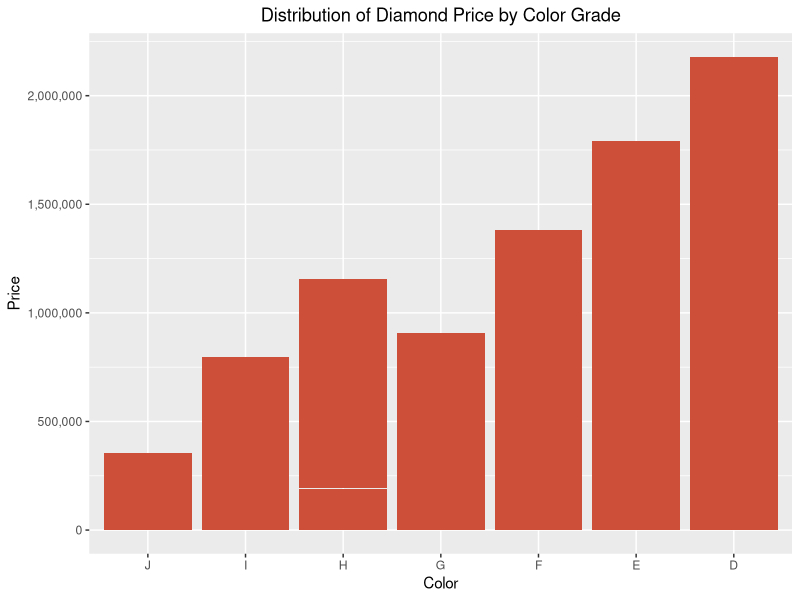
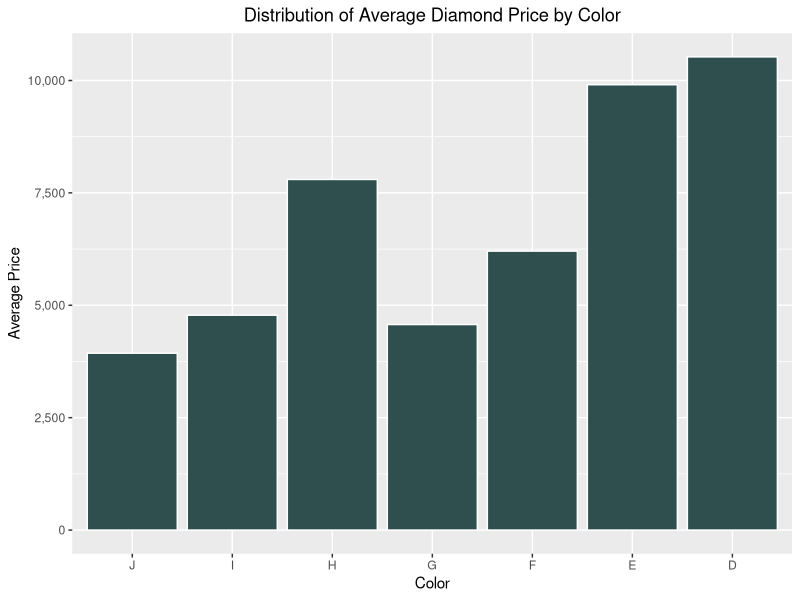
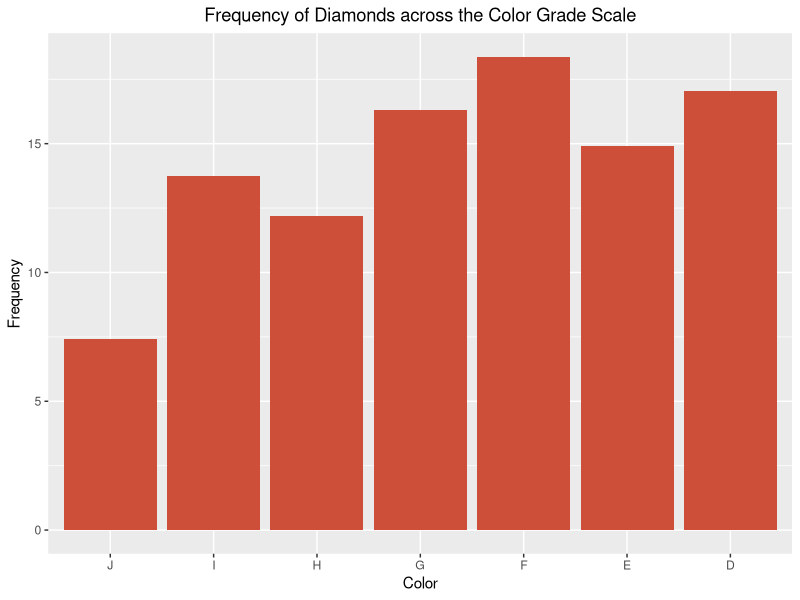
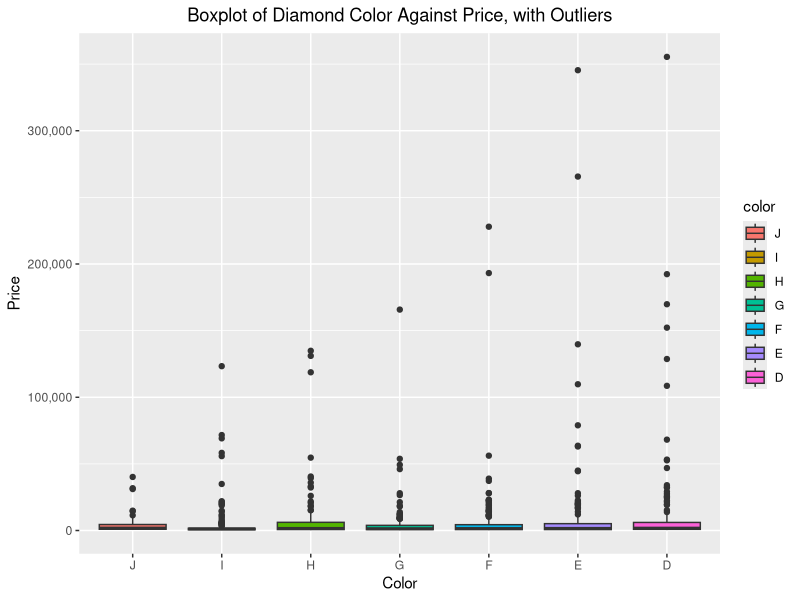
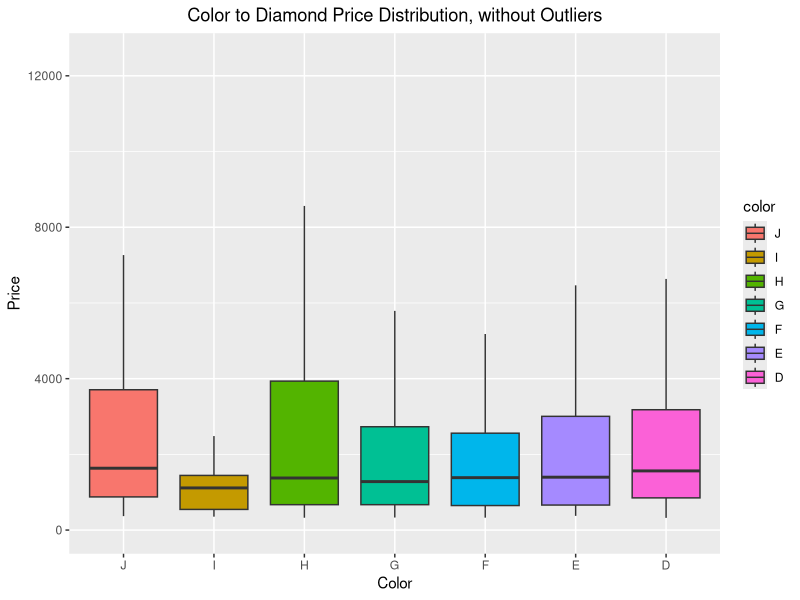
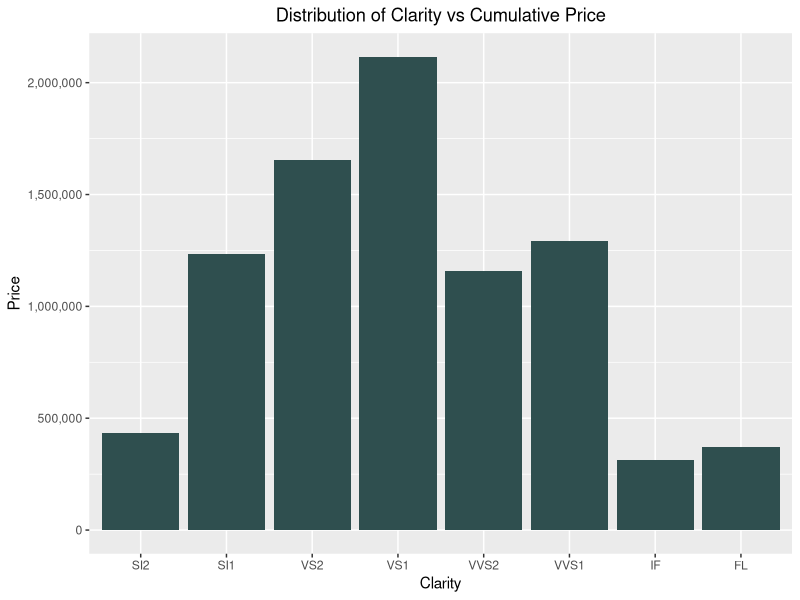
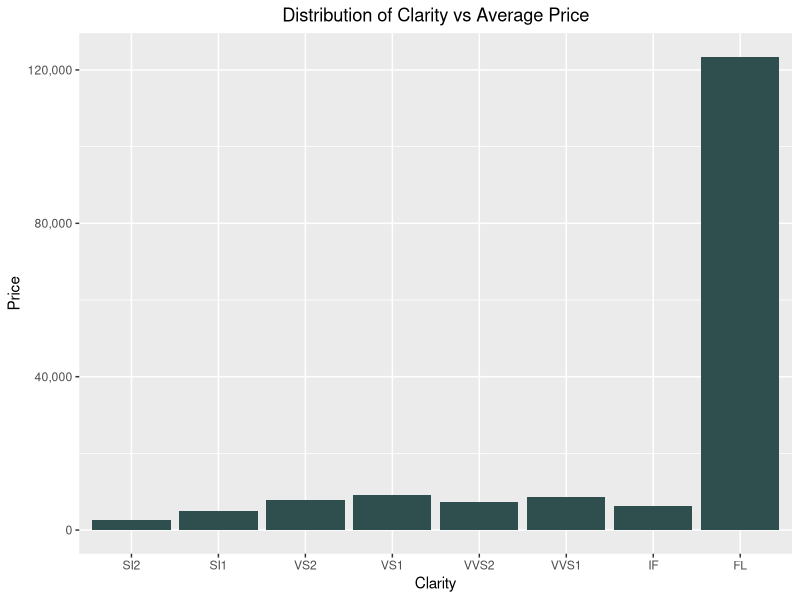
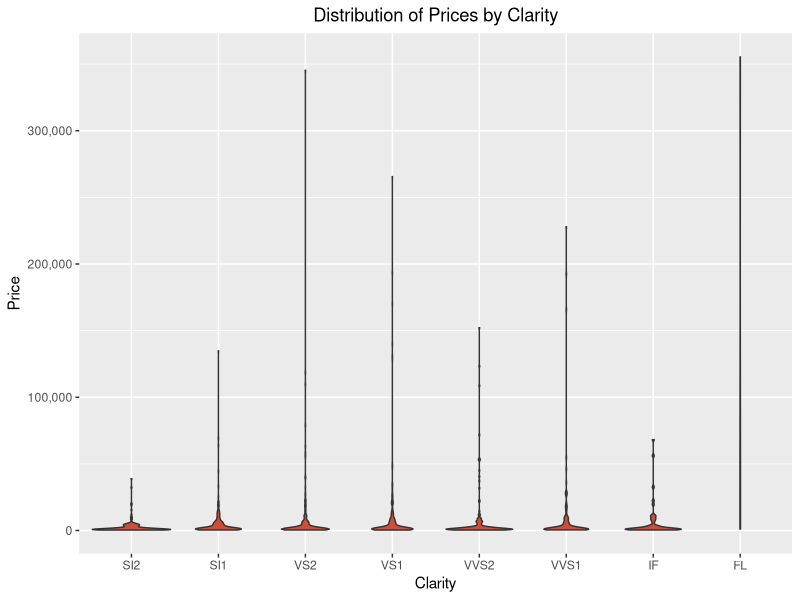

Here is the R script that generated these plots, in order: (Note: this script raises an error after producing the figures.)
## ---- chunk 1
library(tidyverse)
data <- read.csv('diamonds4.csv')
## ---- chunk 2
#reorder bar chart so that it goes from near-colorless (J,I,H,G) to colorless (F,E,D)
data$color <-factor(data$color, levels =c("J","I","H","G","F","E","D"))
#data$color <-factor(data$color, levels =c("D","E","F","G","H","I","J"))

#plot the bar chart
ggplot(data, aes(x=color,y=price))+
  geom_bar(stat="identity", fill = "tomato3")+
  scale_y_continuous(labels = scales::comma)+
  theme(axis.text.x = element_text(),
        plot.title=element_text(hjust = 0.5))+
  labs(x="Color",y="Price", title = "Distribution of Diamond Price by Color Grade")

## ---- chunk 3
Data2<-data %>% 
  group_by(color) %>% 
  summarize(avg.prices=mean(price),avg.carat=mean(carat),total = n()) 

grouped <-table(data$color)
totals<-sum(grouped)

color_percent<-(grouped / totals)*100

new_df<-data.frame(Data2,color_percent)

new_df<-new_df[,c(1,2,3,4,6)] #removing duplicated rows for clarity
new_df #Freq is already converted to a percent.
## ---- chunk 4
ggplot(new_df, aes(x=color,y=avg.prices))+
  geom_bar(stat="identity", fill="darkslategrey", col="white")+
  scale_y_continuous(labels = scales::comma)+
  theme(axis.text.x = element_text(),
        plot.title=element_text(hjust = 0.5))+
  labs(x="Color",y="Average Price", title = "Distribution of Average Diamond Price by Color")
## ---- chunk 5
ggplot(new_df, aes(x=color,y=Freq))+
  geom_bar(stat="identity",fill="tomato3")+
  theme(axis.text.x = element_text(angle=0),
        plot.title=element_text(hjust = 0.5))+
  labs(x="Color",y="Frequency", title = "Frequency of Diamonds across the Color Grade Scale")
## ---- chunk 6
ggplot(data,aes(x=color,y=price,fill=color))+
  geom_boxplot()+
  scale_y_continuous(labels = scales::comma)+
  theme(axis.text.x = element_text(),plot.title=element_text(hjust = 0.5))+
  labs(x="Color",y="Price", title = "Boxplot of Diamond Color Against Price, with Outliers")
## ---- chunk 7
ggplot(data,aes(x=color,y=price,fill=color))+
  geom_boxplot(outlier.color=NA)+ylim(0,12500)+
  theme(axis.text.x = element_text(),plot.title=element_text(hjust = 0.5))+
  labs(x="Color",y="Price",title="Color to Diamond Price Distribution, without Outliers")
  
## ---- chunk 8
Clarity_Table <- table(data$clarity)
round(prop.table(Clarity_Table), 4)

data$clarity <-factor(data$clarity, levels =c("SI2","SI1","VS2","VS1","VVS2","VVS1","IF", "FL"))
## ---- chunk 9
ggplot(data, aes(x=clarity, y=price))+
  geom_bar(stat="identity", fill="darkslategrey")+
  scale_y_continuous(labels = scales::comma)+
  theme(axis.text.x = element_text(angle = 0),
        plot.title = element_text(hjust = 0.5))+
  labs(x="Clarity", y="Price",title="Distribution of Clarity vs Cumulative Price")
## ---- chunk 10
# Alt plot by mean
ggplot(data, aes(x=clarity, y=price))+
  scale_y_continuous(labels = scales::comma)+
  stat_summary(fun = "mean", geom = "bar",fill="darkslategrey")+
  theme(axis.text.x = element_text(angle = 0),
        plot.title = element_text(hjust = 0.5))+
  labs(x="Clarity", y="Price",title="Distribution of Clarity vs Average Price")

group_mean<- aggregate(x= data$price,
                      # Specify group indicator
                      by = list(data$clarity),      
                      # Specify function (i.e. mean)
                      FUN = mean)
print(group_mean)
## ---- chunk 11
ggplot(data, aes(x=clarity, y=price))+
  geom_violin(fill="tomato3")+
  scale_y_continuous(labels = scales::comma)+
  theme(axis.text.x = element_text(angle = 0),
        plot.title = element_text(hjust = 0.5))+
  labs(x="Clarity", y="Price", title="Distribution of Prices by Clarity")
## ---- chunk 12
ggplot(data, aes(x=clarity,y=price))+
  geom_point(alpha=0.5,col="darkslategrey",size=3)+
  scale_y_continuous(labels = scales::comma)+
  labs(x="Clarity", y="Price",title="Scatterplot of Blue Nile Diamond Clarity Against Price")+
  theme(plot.title = element_text(hjust = 0.5))
## ---- chunk 13
data$clarity_modified <- gsub('[0-9.]', '', data$clarity)
data

data$clarity_modified <-factor(data$clarity_modified, levels =c("SI","VS","VVS","IF", "FL"))
# Sarah's plot with modified distribution
ggplot(data, aes(x=clarity_modified, y=price))+
  scale_y_continuous(labels = scales::comma)+
  stat_summary(fun = "mean", geom = "bar",fill="darkslategrey")+
  theme(axis.text.x = element_text(angle = 0),
        plot.title = element_text(hjust = 0.5))+
  labs(x="Clarity", y="Price",title="Distribution of Clarity Grouped vs Average Price")

group_mean<- aggregate(x= data$price,
                       # Specify group indicator
                       by = list(data$clarity_modified),      
                       # Specify function (i.e. mean)
                       FUN = mean)
print(group_mean)



#Diamond Clarity by Color
ggplot(data, aes(x=clarity,fill=color))+
  geom_bar(stat="count", width=0.7)+
  theme(axis.text.x = element_text(), 
        plot.title = element_text(hjust = 0.5))+
  labs(title = "Diamond Clarity by Color",x="Diamond Clarity", y="Number of Diamonds")
## ---- chunk 14
meancarat<-mean(data$carat)
#Mean carat size is .813
mediancarat<-median(data$carat)
#Median carat size is .52

#Checking the spread of just carat
hist(data$carat,xlab="Carat Weight",ylab="# of Diamonds",main="Distribution of Blue Nile Diamond Carat Size", col='darkslategrey',border='white')


## ---- chunk 15
#Checking the relationship between price and carat

ggplot(data, aes(x=carat, y=price)) +
  geom_point(size=2.5, col="tomato3",alpha=0.4)+
  scale_y_continuous(labels = scales::comma)+
  labs(x="Carat Weight", y="Price",title="Scatterplot of Carat Weight Against Price of Blue Nile Diamonds")+
  theme(plot.title = element_text(hjust = 0.5))
## ---- chunk 16
ggplot(data, aes(x=cut, y=price, size=carat)) +
  geom_point(col="darkslategrey",alpha=0.4)+
  scale_y_continuous(labels = scales::comma)+
  labs(x="Carat Weight", y="Price",title="Scatterplot of Cut and Carat Against Price of Blue Nile Diamonds")+
  theme(plot.title = element_text(hjust = 0.5))
## ---- chunk 17
#Get ratio of carat weight per dollar
pricepercarat<-(data$price/data$carat)
data<-data.frame(data,pricepercarat)

data$caratratio <-round(data$pricepercarat,3)

data$cut<-factor(data$cut, levels=c("Good","Very Good","Ideal","Astor Ideal"))

ggplot(data,aes(x=cut,y=pricepercarat))+
  geom_boxplot()+
  scale_y_continuous(labels = scales::comma)+
  theme(axis.text.x = element_text(),plot.title=element_text(hjust = 0.5))+
  labs(x="Cut",y="Price Per Carat", title = "Diamond Cut Against Price per Carat, with Outliers")

ggplot(data, aes(x=carat, y=pricepercarat)) +
  geom_point(size=2.5, col="darkslategrey",alpha=0.3)+
  scale_y_continuous(labels = scales::comma)+
  labs(x="Carat Weight", y="Price",title="Scatterplot of Carat Weight Against Price of Blue Nile Diamonds")+
  theme(plot.title = element_text(hjust = 0.5))

## ---- chunk 18

levels(data$cut)

#creating scatterplot to see relationship between cut and price by group
ggplot(data = data, mapping = aes(x=cut,y=price))+
  scale_y_continuous(labels = scales::comma)+
  geom_point(size=2.5, col="darkslategrey",alpha=0.3)+
   theme(axis.text.x = element_text(), 
        plot.title = element_text(hjust = 0.5))+
  geom_smooth(method = lm, se = FALSE)+
  labs(x="Cut", y = "Price", title = "Diamond Price by Cut Quality")

ggplot(data, aes(x=cut, y=price))+
  geom_violin()+
  labs(x="cut", y="price", title="Diamond cut vs price")


median_data <- aggregate(data$price,         # Median by group
          list(data$cut),
          median)
median_data

mean_data <- aggregate(data$price,         # mean by group
          list(data$cut),
          mean)
mean_data 


ggplot(median_data, aes(x=Group.1, y=x))+
  geom_bar(fill= 'tomato3', fill="white", stat="identity")+ 
  theme(axis.text.x = element_text(), 
        plot.title = element_text(hjust = 0.5))+
  labs(x="Cut", y="Median Price", title="Median Price by Cut")

ggplot(mean_data, aes(x=Group.1, y=x))+
  geom_bar(fill= 'darkslategrey', fill="white", stat="identity")+ 
  theme(axis.text.x = element_text(), 
        plot.title = element_text(hjust = 0.5))+
  labs(x="Cut", y="Average Price", title="Average Price by Cut")
## ---- chunk 19
# Stacked
ggplot(data, aes(x=color,fill=cut))+
  geom_bar(stat="count", width=0.7)+
    theme(axis.text.x = element_text(), 
        plot.title = element_text(hjust = 0.5))+
  labs(title = "Diamond Color by Cut",x="Diamond Color", y="Number of Diamonds")
## ---- chunk 20
ggplot(data, aes(x=color,fill=clarity))+
  geom_bar(stat="count", width=0.7)+
    theme(axis.text.x = element_text(), 
        plot.title = element_text(hjust = 0.5))+
  labs(title = "Diamond Color by Clarity",x="Diamond Color", y="Number of Diamonds")
## ---- chunk 21
# Stacked
ggplot(data, aes(x=clarity,fill=cut))+
  geom_bar(stat="count", width=0.7)+
    theme(axis.text.x = element_text(), 
        plot.title = element_text(hjust = 0.5))+
  labs(title = "Diamond Clarity by Cut",x="Diamond Clarity", y="Number of Diamonds")
## ---- chunk 22
meanprice<-mean(data$price)
#Mean price is $7,056.74
medianprice<-median(data$price)
#Median price is $1,463.50
## ---- chunk 23
ggplot(data, aes(x=carat, y=price))+
  geom_point(col="tomato3",alpha=0.6,size=2)+ #scatterplot
      theme(axis.text.x = element_text(), 
        plot.title = element_text(hjust = 0.5))+
  scale_y_continuous(labels = scales::comma)+
  geom_smooth(method = "lm", se = FALSE,col="darkslategrey")+ #adds linear line 
  labs(x="Carat", y="Price", title="Effect of Diamond Carat against Price")

## ---- chunk 24
caratregr <- lm(price~carat, data=data)
summary(caratregr)
## ---- chunk 25
par(mfrow = c(2, 2))
plot(caratregr)
## ---- chunk 26
library(MASS) ##to use boxcox function
MASS::boxcox(caratregr, lambda = seq(-0.5, 0.5, 1/10))

MASS::boxcox(caratregr, lambda = seq(0.2, 0.4, 1/10))
## ---- chunk 27
#transform y 
data$newy<-log(data$price)

#regress new y against x
result <- lm(newy~carat, data = data)

#create a new residual plot 
par(mfrow=c(2,2))
plot(result)
## ---- chunk 28
ggplot2::ggplot(data, aes(x=carat,y=newy))+
  geom_point()+
  geom_smooth(method = "lm", se=FALSE)+
      theme(axis.text.x = element_text(angle = 90), 
        plot.title = element_text(hjust = 0.5))+
  labs(x="Carat", y="Log of Price",
  title="Log of Price against Carat")

## ---- chunk 29
data$caratstar<-log(data$carat)

ggplot(data, aes(x=caratstar, y=newy))+
  geom_point()+
  geom_smooth(method = "lm", se=FALSE)+
      theme(axis.text.x = element_text(angle = 90), 
        plot.title = element_text(hjust = 0.5))+
  labs(x="Log of Carat", y="Log of Price", title="Effect of Regressed Diamond Carat against Regressed Price")

## ---- chunk 30
final_result <- lm(newy~caratstar, data = data)

#create a new residual plot 
par(mfrow=c(2,2))
plot(final_result)
## ---- chunk 31
cor(data$caratstar, data$newy)
## ---- chunk 32
summary(final_result)
## ---- chunk 33
anova.tab <- anova(final_result)
anova.tab
## ---- chunk 34
qf(0.95,1,1212)
